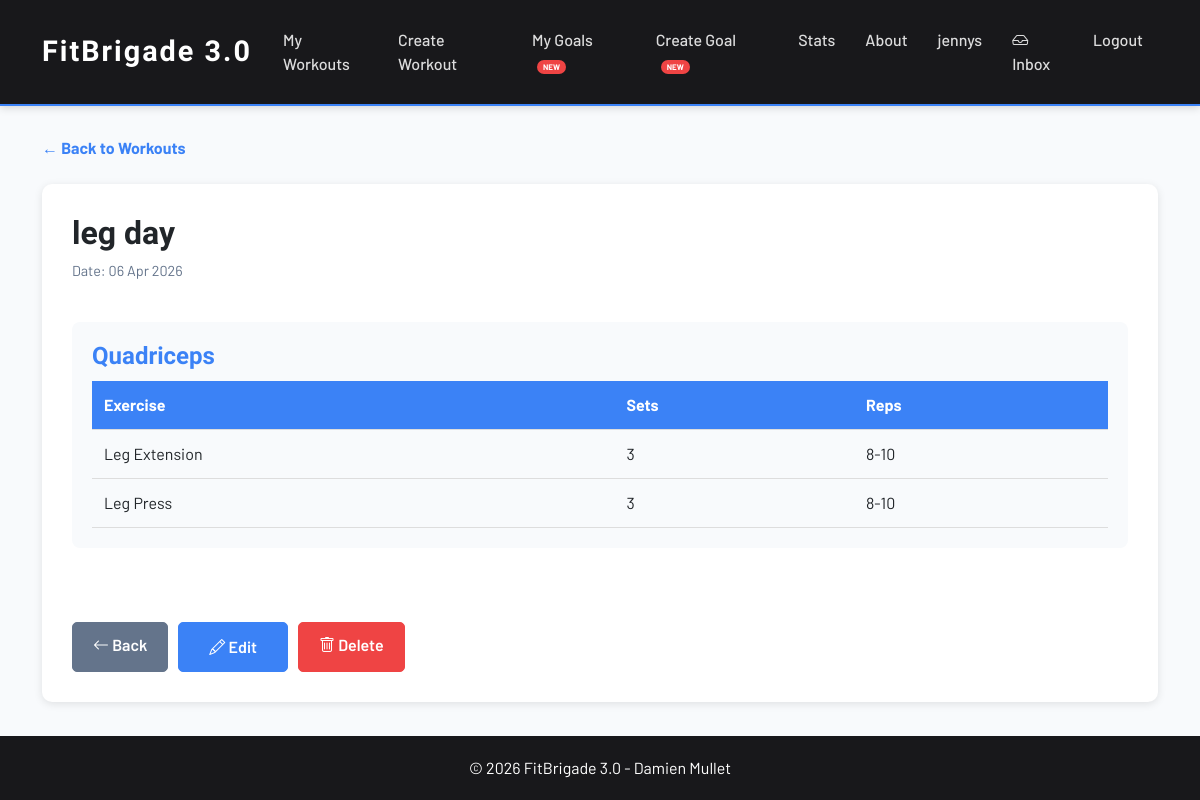
Screenshot of /workout/8/ (signed in) with the database file from the repository.
### users/models.py (models this page shows, shortened)
class CustomUser(AbstractUser):
    email = models.EmailField(unique=True)
    bio = models.TextField(blank=True, null=True)
    phone = models.CharField(max_length=20, blank=True, null=True)

### workouts/models.py (models this page shows, shortened)
class Workout(models.Model):
    user = models.ForeignKey(
        settings.AUTH_USER_MODEL,
        on_delete=models.CASCADE,
        related_name='workouts'
    )
    name = models.CharField(max_length=100)
    date = models.DateField()
    notes = models.TextField(blank=True, null=True)
    created_at = models.DateTimeField(auto_now_add=True)
    muscle_groups = models.ManyToManyField(
        MuscleGroup,
        through='WorkoutMuscleGroup',
        related_name='workouts'
    )
    exercises = models.ManyToManyField(
        Exercise,
        through='WorkoutExercise',
        related_name='workouts'
    )
    class Meta:
        ordering = ['-date', '-created_at']

class MuscleGroup(models.Model):
    name = models.CharField(max_length=100, unique=True)
    class Meta:
        ordering = ['name']

class Exercise(models.Model):
    name = models.CharField(max_length=100)
    muscle_group = models.ForeignKey(
        MuscleGroup,
        on_delete=models.CASCADE,
        related_name='exercises'
    )
    class Meta:
        ordering = ['muscle_group__name', 'name']

class WorkoutExercise(models.Model):
    workout = models.ForeignKey(
        Workout,
        on_delete=models.CASCADE,
        related_name='workout_exercises'
    )
    exercise = models.ForeignKey(
        Exercise,
        on_delete=models.CASCADE,
        related_name='workout_exercises'
    )
    sets = models.PositiveIntegerField(default=3)
    reps = models.CharField(max_length=20, default='8-10')
    class Meta:
        unique_together = ('workout', 'exercise')

### workouts/views.py (the view)
# urls.py: path('workout/<int:workout_id>/', views.workout_detail, name='workout_detail'),
@login_required
def workout_detail(request, workout_id):
    workout = get_object_or_404(Workout, id=workout_id, user=request.user)
    muscle_groups = workout.muscle_groups.all()
    workout_exercises = WorkoutExercise.objects.filter(workout=workout)
    exercises_by_muscle = {}
    for we in workout_exercises:
        muscle_name = we.exercise.muscle_group.name
        if muscle_name not in exercises_by_muscle:
            exercises_by_muscle[muscle_name] = []
        exercises_by_muscle[muscle_name].append({
            'name': we.exercise.name,
            'sets': we.sets,
            'reps': we.reps
        })
    return render(request, 'workouts/workout_detail.html', {
        'workout': workout,
        'muscle_groups': muscle_groups,
        'exercises_by_muscle': exercises_by_muscle
    })

### workouts/templates/workouts/workout_detail.html (shortened to what this page needs)
{% extends 'base.html' %}
{% load static %}
{% block content %}
<a href="{% url 'workouts:home' %}" class="back-link">← Back to Workouts</a>
<br><br>
<div class="detail-card">
    <h2>{{ workout.name }}</h2>
    <p style="color: var(--secondary-color); font-size: 0.9rem;">
        Date: {{ workout.date|date:"d M Y" }}
    </p>
    <br>
    {% if exercises_by_muscle %}
    {% for muscle_name, exercises in exercises_by_muscle.items %}
    <div class="muscle-section">
        <h4>{{ muscle_name }}</h4>
        <table class="exercise-table">
            <thead>
                <tr>
                    <th>Exercise</th>
                    <th>Sets</th>
                    <th>Reps</th>
                </tr>
            </thead>
            <tbody>
                {% for exercise in exercises %}
                <tr>
                    <td>{{ exercise.name }}</td>
                    <td>{{ exercise.sets }}</td>
                    <td>{{ exercise.reps }}</td>
                </tr>
                {% endfor %}
            </tbody>
        </table>
    </div>
    {% endfor %}
    {% else %}
    <p class="text-muted">No exercises recorded for this workout.</p>
    {% endif %}
    <br>
    <div class="detail-actions">
    <a href="{% url 'workouts:home' %}" class="btn btn-secondary">
        <i class="bi bi-arrow-left"></i> Back
    </a>
    <a href="{% url 'workouts:edit_workout' workout.id %}" class="btn btn-primary">
        <i class="bi bi-pencil"></i> Edit
    </a>
    <a href="{% url 'workouts:delete_workout' workout.id %}" class="btn btn-danger">
        <i class="bi bi-trash"></i> Delete
    </a>
</div>
</div>
{% endblock %}

### templates/base.html (shortened to what this page needs)
{% load static %}
<!DOCTYPE html>
<html lang="en">
<head>
    <link href="https://cdn.jsdelivr.net/npm/bootstrap@5.3.0/dist/css/bootstrap.min.css" rel="stylesheet" />
    <link href="https://cdn.jsdelivr.net/npm/bootstrap-icons@1.11.0/font/bootstrap-icons.css" rel="stylesheet" />
    <link rel="stylesheet" href="{% static 'css/style.css' %}">
</head>
<body>
    <nav class="navbar navbar-expand-lg navbar-dark">
        <div class="container">
            <a class="navbar-brand" href="{% url 'workouts:index' %}">FitBrigade 3.0</a>
            <div class="collapse navbar-collapse" id="navbarNav">
                <ul class="navbar-nav me-auto">
                    {% if user.is_authenticated %}
                    <li class="nav-item">
                        <a class="nav-link" href="{% url 'workouts:home' %}">My Workouts</a>
                    </li>
                    <li class="nav-item">
                        <a class="nav-link" href="{% url 'workouts:create_workout' %}">Create Workout</a>
                    </li>
                    <li class="nav-item">
                        <a class="nav-link" href="{% url 'goals:goals_list' %}">My Goals <span
                                class="nav-new">NEW</span></a>
                    </li>
                    <li class="nav-item">
                        <a class="nav-link" href="{% url 'goals:create_goal' %}">Create Goal <span
                                class="nav-new">NEW</span></a>
                    </li>
                    <li class="nav-item">
                        <a class="nav-link" href="{% url 'workouts:stats' %}">Stats</a>
                    </li>
                    {% else %}
                    <li class="nav-item">
                        <a class="nav-link" href="{% url 'workouts:index' %}">Home</a>
                    </li>
                    {% endif %}
                    <li class="nav-item">
                        <a class="nav-link" href="{% url 'workouts:about' %}">About</a>
                    </li>
                </ul>
                <ul class="navbar-nav ms-auto">
                    {% if user.is_authenticated %}
                    <li class="nav-item">
                        <a class="nav-link" href="{% url 'users:profile' %}">{{ user.username }}</a>
                    </li>
                    <li class="nav-item">
                        <a class="nav-link" href="{% url 'messaging:inbox' %}">
                            <i class="bi bi-inbox"></i> Inbox
                        </a>
                    </li>
                    <li class="nav-item">
                        <form method="post" action="{% url 'users:logout' %}" class="d-inline">
                            <button type="submit" class="nav-link btn btn-link text-white">Logout</button>
                        </form>
                    </li>
                    {% endif %}
                </ul>
            </div>
        </div>
    </nav>
    <div class="toast-container position-fixed bottom-0 end-0 p-3" style="z-index: 9999;">
    </div>
    <main>
        <div class="container">
            {% block content %}{% endblock %}
        </div>
    </main>
    <footer>
        <div class="container">
            <p>&copy; 2026 FitBrigade 3.0 - Damien Mullet</p>
        </div>
    </footer>
</body>
</html>

### static/css/style.css (style rules this page uses)
:root { --primary-color: #3b82f6; --secondary-color: #64748b; --danger-color: #ef4444; --dark-color: #18181b; --light-bg: #f8fafc; }
body { font-family: 'Barlow', 'Segoe UI', Tahoma, Geneva, Verdana, sans-serif; background-color: var(--light-bg); display: flex !important; flex-direction: column !important; min-height: 100vh !important; }
h1, h2, h3, h4, h5, h6 { font-family: 'Oswald', sans-serif; font-weight: 700; }
.btn-primary { background-color: var(--primary-color) !important; border-color: var(--primary-color) !important; color: white !important; padding: 12px 30px; border-radius: 5px; font-family: 'Barlow', sans-serif; font-weight: 600; transition: background-color 0.3s, transform 0.3s, box-shadow 0.3s; }
.btn-secondary { background-color: var(--secondary-color) !important; border-color: var(--secondary-color) !important; color: white !important; padding: 10px 20px; border-radius: 5px; font-family: 'Barlow', sans-serif; font-weight: 600; }
.btn-danger { background-color: var(--danger-color) !important; border-color: var(--danger-color) !important; color: white !important; padding: 10px 20px; border-radius: 5px; font-family: 'Barlow', sans-serif; font-weight: 600; }
nav.navbar { background-color: var(--dark-color) !important; box-shadow: 0 2px 8px rgba(0, 0, 0, 0.15); border-bottom: 2px solid var(--primary-color); }
.navbar-brand { color: white !important; font-size: 1.8rem; font-weight: 700; font-family: 'Oswald', sans-serif; letter-spacing: 2px; }
.nav-link { color: rgba(255, 255, 255, 0.85) !important; font-weight: 500; position: relative; transition: color 0.3s; padding: 20px 15px !important; }
.nav-link::after { content: ""; position: absolute; bottom: 0; left: 50%; width: 0; height: 3px; background: var(--primary-color); transition: width 0.3s ease, left 0.3s ease; }
.nav-new { background: var(--danger-color); color: white; font-size: 0.5rem; padding: 2px 6px; border-radius: 10px; margin-left: 5px; font-weight: 700; animation: pulse 2s infinite; }
main { flex: 1 !important; padding: 30px 0; }
.card-actions, .detail-actions { display: flex; gap: 10px; }
.detail-actions { margin-top: 30px; }
.back-link { color: var(--primary-color); text-decoration: none; font-weight: bold; }
.detail-card { background: white; padding: 30px; border-radius: 10px; box-shadow: 0 2px 8px rgba(0, 0, 0, 0.1); }
.muscle-section { background-color: var(--light-bg); padding: 20px; border-radius: 8px; margin-bottom: 20px; }
.muscle-section h4 { color: var(--primary-color); margin-bottom: 10px; }
.exercise-table { width: 100%; border-collapse: collapse; margin-top: 10px; }
.exercise-table thead { background-color: var(--primary-color); color: white; }
.exercise-table th, .exercise-table td { padding: 12px; text-align: left; border-bottom: 1px solid #ddd; }
footer { background-color: var(--dark-color); color: white; text-align: center; padding: 20px 0; margin-top: auto; }
footer p { margin: 0; }

### rows the page displays
CustomUser: username "jennys"
Workout: name "leg day", date "06 Apr 2026"
MuscleGroup: exercises_by_muscle "Quadriceps"
Exercise: name "Leg Extension"
WorkoutExercise: reps "8-10"
Exercise: name "Leg Press"
WorkoutExercise: reps "8-10"

### other values shown
{{ exercise.sets }} "3" "3"
